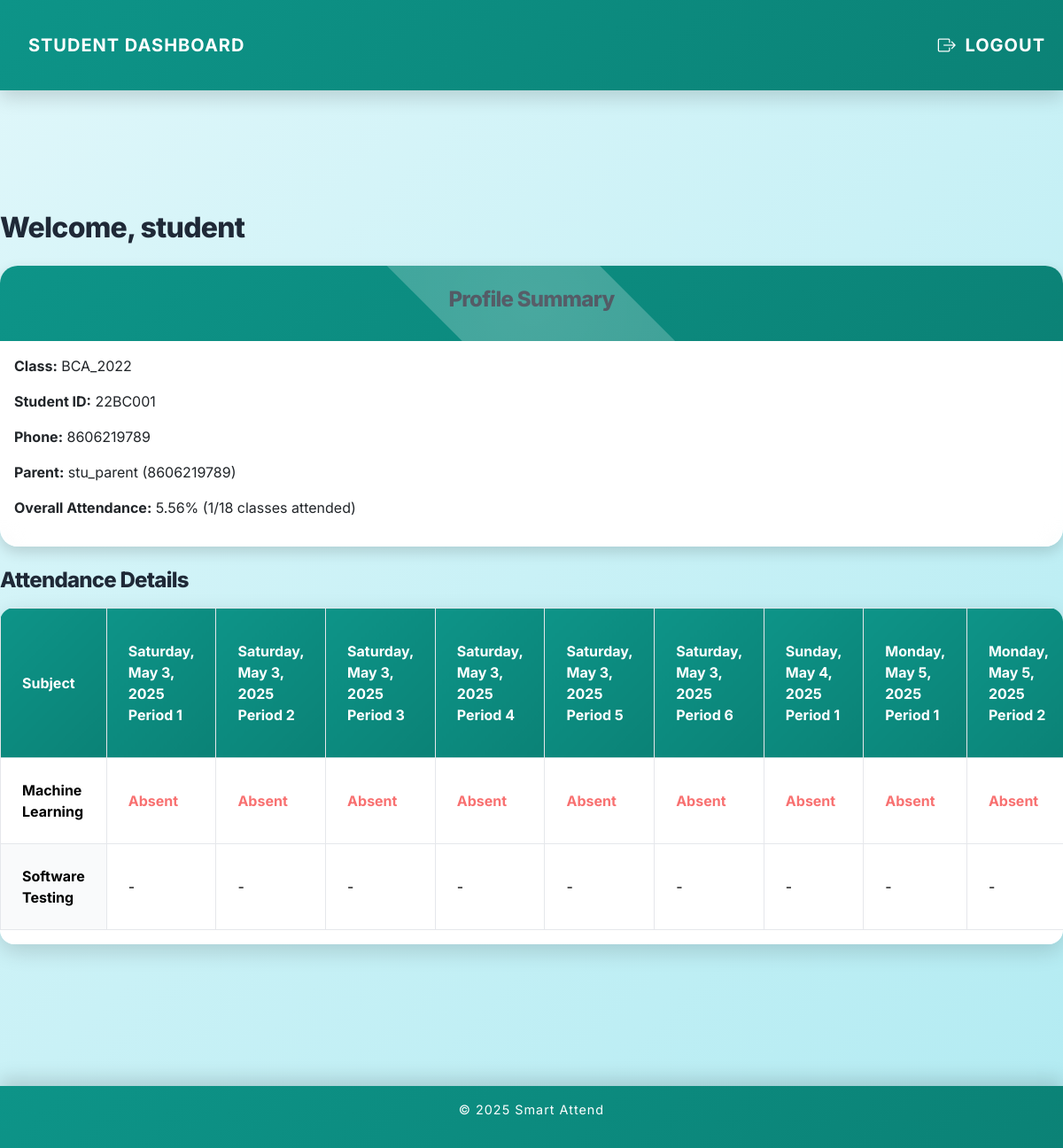
Screenshot of /student_dashboard/ (signed in) with the database file from the repository.
### accounts/models.py (models this page shows, shortened)
class Student(models.Model):
    user = models.OneToOneField(User, on_delete=models.PROTECT, null=True)
    student_id = models.CharField(max_length=20, unique=True)
    phone_number = models.CharField(
        max_length=10,
        validators=[RegexValidator(r'^\d{10}$', 'Phone number must be 10 digits.')]
    )
    parent_name = models.CharField(max_length=50)
    parent_phone_number = models.CharField(
        max_length=10,
        validators=[RegexValidator(r'^\d{10}$', 'Phone number must be 10 digits.')]
    )
    class_batch = models.ForeignKey('training.Class', on_delete=models.PROTECT)

class Department(models.Model):
    name = models.CharField(max_length=50, unique=True)

class Subject(models.Model):
    name = models.CharField(max_length=50)

### training/models.py (models this page shows)
class Class(models.Model):
    department = models.ForeignKey('accounts.Department', on_delete=models.PROTECT)
    batch = models.CharField(
        max_length=4,
        validators=[RegexValidator(r'^\d{4}$', 'Batch must be a 4-digit year (e.g., 2023).')]
    )
    subjects = models.ManyToManyField('accounts.Subject')
    class Meta:
        unique_together = ['department', 'batch']
    def __str__(self):
        return f"{self.department.name}_{self.batch}"

### attendance/models.py (models this page shows, shortened)
class Attendance(models.Model):
    CHOICES = [
        ('1', 'Period 1'),
        ('2', 'Period 2'),
        ('3', 'Period 3'),
        ('4', 'Period 4'),
        ('5', 'Period 5'),
        ('6', 'Period 6'),
    ]
    class_batch = models.ForeignKey('training.Class', on_delete=models.PROTECT)
    taken_by = models.ForeignKey('accounts.Teacher', on_delete=models.PROTECT)
    date = models.DateField()
    period = models.CharField(max_length=1, choices=CHOICES)
    subject = models.ForeignKey('accounts.Subject', on_delete=models.PROTECT)
    attendance_report = models.ManyToManyField(AttendanceReport)
    class Meta:
        unique_together = ('class_batch', 'date', 'period', 'subject')

### attendance/views.py (the view)
# urls.py: path('student_dashboard/', views.student_dashboard, name="student_dashboard"),
@login_required
@student_required
def student_dashboard(request):
    student = request.user.student
    class_batch = student.class_batch
    subjects = class_batch.subjects.all()
    attendance_reports = AttendanceReport.objects.filter(
        student=student
    ).select_related('student')
    total_classes = attendance_reports.count()
    present_classes = attendance_reports.filter(present_or_not=True).count()
    attendance_percentage = (present_classes / total_classes * 100) if total_classes > 0 else 0
    attendance_sessions = Attendance.objects.filter(
        class_batch=class_batch,
        attendance_report__student=student
    ).select_related('subject').order_by('date', 'period')
    attendance_data = []
    for subject in subjects:
        subject_data = {
            'subject': subject,
            'sessions': [],
            'total': 0,
            'present': 0,
            'percentage': 0
        }
        for session in attendance_sessions:
            if session.subject == subject:  # Only include sessions for the current subject
                attendance_record = AttendanceReport.objects.filter(
                    attendance=session,
                    student=student
                ).first()
                is_present = attendance_record.present_or_not if attendance_record else False
                subject_data['sessions'].append({
                    'session': session,
                    'present': is_present
                })
                subject_data['total'] += 1
                if is_present:
                    subject_data['present'] += 1
        subject_data['percentage'] = (
            (subject_data['present'] / subject_data['total'] * 100)
            if subject_data['total'] > 0 else 0
        )
        subject_data['percentage'] = round(subject_data['percentage'], 2)
        attendance_data.append(subject_data)
    context = {
        'student': student,
        'class_batch': class_batch,
        'subjects': subjects,
        'attendance_percentage': round(attendance_percentage, 2),
        'total_classes': total_classes,
        'present_classes': present_classes,
        'attendance_sessions': attendance_sessions,
        'attendance_data': attendance_data,
    }
    return render(request, 'student_dashboard.html', context)

### accounts/views.py (called while the page is built)
def student_required(view_func):
    return user_passes_test(
        lambda user: Student.objects.filter(user=user).exists(),
        login_url='/login/',
        redirect_field_name=None
    )(view_func)

### attendance/templates/attendance/student_dashboard.html (shortened to what this page needs)
{% extends "base.html" %}
{% block content %}
{% load static %}
<!DOCTYPE html>
<html lang="en">
<head>
    <link href="https://cdn.jsdelivr.net/npm/bootstrap@5.3.3/dist/css/bootstrap.min.css" rel="stylesheet">
    <link href="https://cdn.jsdelivr.net/npm/bootstrap-icons@1.10.5/font/bootstrap-icons.css" rel="stylesheet">
    <link href="{% static 'css/styles.css' %}" rel="stylesheet">
    <link href="{% static 'attendance/css/student_dashboard.css' %}" rel="stylesheet">
</head>
<body>
    <nav class="navbar navbar-expand-lg">
        <div class="container-fluid">
            <a class="navbar-brand" href="#">Student Dashboard</a>
            <div class="collapse navbar-collapse" id="navbarNav">
                <ul class="navbar-nav ms-auto">
                    <li class="nav-item">
                        <a class="nav-link" href="{% url 'logout' %}"><i class="bi bi-box-arrow-right me-1"></i> Logout</a>
                    </li>
                </ul>
            </div>
        </div>
    </nav>
    <main>
        <div class="container my-4">
            <h1 class="mb-4 fade-in">Welcome, {{ student.user.username }}</h1>
            <div class="card mb-4 fade-in" style="animation-delay: 0.1s;">
                <div class="card-header">
                    <h2>Profile Summary</h2>
                </div>
                <div class="card-body">
                    <p><strong>Class:</strong> {{ class_batch }}</p>
                    <p><strong>Student ID:</strong> {{ student.student_id }}</p>
                    <p><strong>Phone:</strong> {{ student.phone_number }}</p>
                    <p><strong>Parent:</strong> {{ student.parent_name }} ({{ student.parent_phone_number }})</p>
                    <p><strong>Overall Attendance:</strong> {{ attendance_percentage }}% ({{ present_classes }}/{{ total_classes }} classes attended)</p>
                </div>
            </div>
            <h2 class="mb-3 fade-in" style="animation-delay: 0.2s;">Attendance Details</h2>
            <div class="table-responsive mb-4 fade-in" style="animation-delay: 0.3s;">
                <table class="table table-bordered">
                    <thead>
                        <tr>
                            <th>Subject</th>
                            {% for session in attendance_sessions %}
                                <th data-session-id="{{ session.id }}" data-bs-toggle="tooltip" title="{{ session.date }} ({{ session.get_period_display }})">
                                    {{ session.date|date:"l, F j, Y" }} {{ session.get_period_display }}
                                </th>
                            {% endfor %}
                        </tr>
                    </thead>
                    <tbody>
                        {% for subject_data in attendance_data %}
                            <tr>
                                <td class="subject-name">{{ subject_data.subject.name }}</td>
                                {% for session in subject_data.sessions %}
                                    <td class="{% if session.present %}status-present{% else %}status-absent{% endif %}">
                                        {{ session.present|yesno:"Present,Absent" }}
                                    </td>
                                {% empty %}
                                    {% for session in attendance_sessions %}
                                        <td>-</td>
                                    {% endfor %}
                                {% endfor %}
                            </tr>
                            {% empty %}
                                <tr>
                                    <td colspan="{% if attendance_sessions|length > 0 %}{{ attendance_sessions|length|add:4 }}{% else %}4{% endif %}">
                                        No subjects or attendance data available
                                    </td>
                                </tr>
                            {% endfor %}
                    </tbody>
                </table>
            </div>
        </div>
    </main>
    <footer class="text-white text-center py-3">
        <p>© 2025 Smart Attend</p>
    </footer>
</body>
</html>
{% endblock %}

### templates/base.html (shortened to what this page needs)
<!DOCTYPE html>
<html lang="en">
<head>
</head>
<body>
    {% block content %}
    {% endblock %}
</body>
</html>

### static/css/styles.css (style rules this page uses)
:root { --primary: #0D9488; --primary-dark: #0B8276; --secondary: #E0F7FA; --accent: #22D3EE; --text: #1F2937; --background: #F3F4F6; --neutral: #FFFFFF; --shadow: rgba(0, 0, 0, 0.15); --highlight: #F0FDF4; --danger: #FECACA; --success: #D1FAE5; }
body { background: linear-gradient(135deg, var(--secondary), #B2EBF2); font-family: 'Inter', sans-serif; min-height: 100vh; display: flex; flex-direction: column; overflow-x: hidden; transition: background 0.6s ease-in-out; color: var(--text); }
.navbar { background: linear-gradient(135deg, var(--primary), var(--primary-dark)); box-shadow: 0 8px 20px var(--shadow); transition: transform 0.4s ease, box-shadow 0.4s ease; position: sticky; top: 0; z-index: 1000; padding: 1.5rem 0; }
.navbar-brand, .nav-link { color: var(--neutral) !important; font-weight: 700; font-size: 1.25rem; text-transform: uppercase; letter-spacing: 1px; position: relative; transition: color 0.4s ease, transform 0.4s ease; padding: 0.75rem 1.25rem; }
.nav-link::after { content: ''; position: absolute; width: 0; height: 4px; bottom: 0; left: 0; background: var(--accent); transition: width 0.5s ease; }
footer { background: linear-gradient(135deg, var(--primary), var(--primary-dark)); color: var(--neutral); padding: 2rem 0; margin-top: auto; box-shadow: 0 -8px 20px var(--shadow); font-size: 0.9rem; letter-spacing: 1px; }
.card { background: var(--neutral); border: none; border-radius: 20px; overflow: hidden; transition: transform 0.5s ease, box-shadow 0.5s ease, background 0.5s ease; position: relative; box-shadow: 0 6px 16px var(--shadow); backdrop-filter: blur(10px); background: rgba(255, 255, 255, 0.97); }
.card-header { background: linear-gradient(135deg, var(--primary), var(--primary-dark)); color: var(--neutral); padding: 1.5rem; font-weight: 800; font-size: 1.25rem; border-bottom: none; position: relative; overflow: hidden; text-align: center; }
.card-header::before { content: ''; position: absolute; top: -50%; left: -50%; width: 200%; height: 200%; background: radial-gradient(circle, rgba(255, 255, 255, 0.25), transparent); transform: rotate(45deg); transition: transform 0.6s ease; }
.container { padding: 4rem 0; max-width: 1200px; margin: 0 auto; }
h1, h2, h3 { color: var(--text); font-weight: 800; letter-spacing: -0.75px; transition: color 0.4s ease, transform 0.4s ease; }
h1 { font-size: 2rem; }
h2 { font-size: 1.5rem; }
.fade-in { animation: fadeIn 1s ease-out; }
.card::before { content: ''; position: absolute; inset: 0; background: rgba(255, 255, 255, 0.15); backdrop-filter: blur(10px); border-radius: 20px; z-index: -1; transition: opacity 0.4s ease; }

### attendance/static/attendance/css/student_dashboard.css (style rules this page uses)
main { flex: 1; padding: 3rem 0; }
.table-responsive { background: var(--neutral); border-radius: 16px; box-shadow: 0 8px 24px var(--shadow); overflow: hidden; transition: transform 0.4s ease; max-height: 600px; max-width: 100%; overflow-x: auto; overflow-y: auto; }
.table tr:nth-child(even) { background: #F9FAFB; }
.table th, .table td { vertical-align: middle; padding: 1.5rem; transition: background 0.4s ease; border: 1px solid #E5E7EB; }
.table thead th { background: linear-gradient(135deg, var(--primary), var(--primary-dark)); color: var(--neutral); position: sticky; top: 0; z-index: 1; font-weight: 700; cursor: pointer; }
.table thead th:first-child { position: sticky; left: 0; z-index: 2; background: linear-gradient(135deg, var(--primary), var(--primary-dark)); }
.table td:first-child { position: sticky; left: 0; background: var(--neutral); z-index: 1; font-weight: 700; }
.table tbody tr:nth-child(even) td:first-child { background: #F9FAFB; }
.status-absent { color: #F87171 !important; font-weight: 700; transition: color 0.3s ease; }
.subject-name { font-weight: 700; }

### rows the page displays
Student: user.username "student", student_id "22BC001", phone_number "8606219789", parent_name "stu_parent", parent_phone_number "8606219789"
Class: department+batch "BCA_2022"
Attendance: date "Saturday, May 3, 2025", period "Period 1", present "Absent"
Attendance: date "Saturday, May 3, 2025", period "Period 2", present "Absent"
Attendance: date "Saturday, May 3, 2025", period "Period 3", present "Absent"
Attendance: date "Saturday, May 3, 2025", period "Period 4", present "Absent"
Attendance: date "Saturday, May 3, 2025", period "Period 5", present "Absent"
Attendance: date "Saturday, May 3, 2025", period "Period 6", present "Absent"
Attendance: date "Sunday, May 4, 2025", period "Period 1", present "Absent"
Attendance: date "Monday, May 5, 2025", period "Period 1", present "Absent"
Attendance: date "Monday, May 5, 2025", period "Period 2", present "Absent"
Subject: subject.name "Machine Learning"
Subject: subject.name "Software Testing"

### other values shown
{{ attendance_percentage }} "5.56"
{{ present_classes }} "1"
{{ total_classes }} "18"
